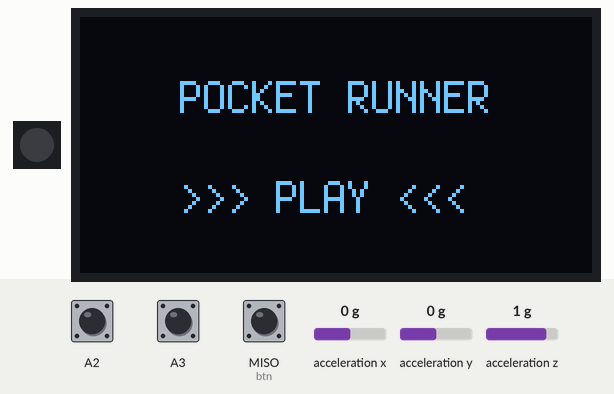
Bench run of a program on a simulated CircuitPython board. On the bench: 1 RGB LEDs in strip order, left to right, 128×64 one-colour display. The test bench sets the inputs (shaded band); at power-on: MISO (btn) HIGH, acceleration x 0 g, A2 HIGH, A3 HIGH, acceleration y 0 g, acceleration z 1 g. Dim RGB values are drawn brighter than linear; random numbers come from a fixed seed; what the program prints to the serial console is not drawn.

Above: at 2.3 s.
2.4 s: MISO (btn) pulled LOW for 1 s
At 2.8 s:
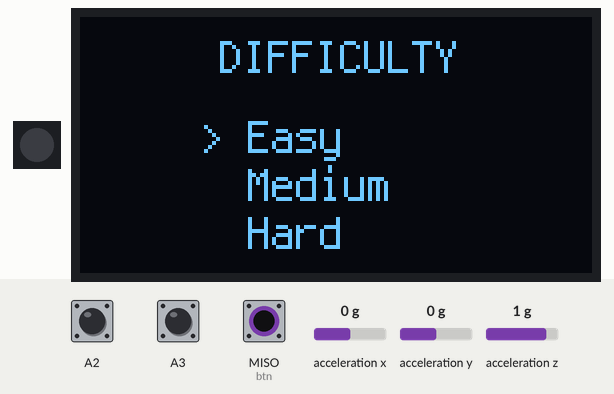
At 3.3 s:
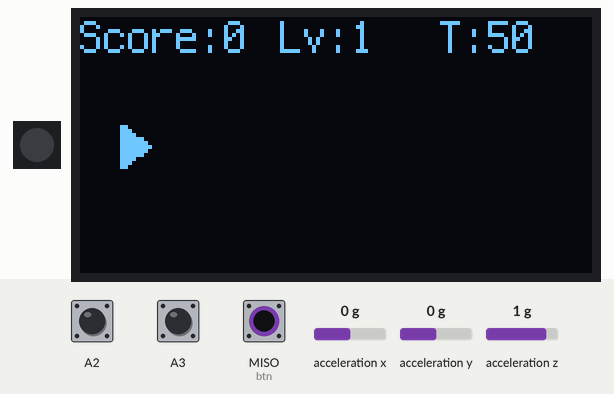
4.0 s: acceleration x set to -1.4 g
At 8.28 s:
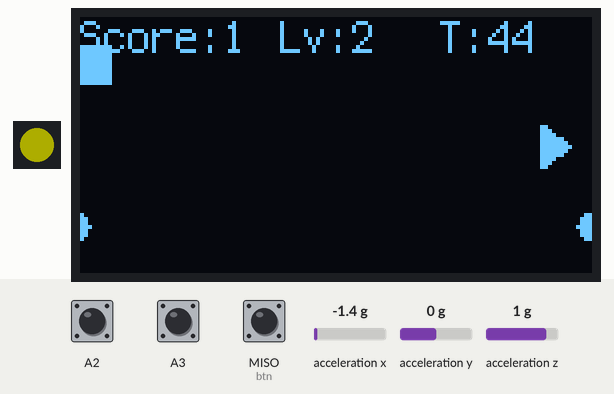
Timing chart, 0 to 10.0 s (numbered marks = the images above; inputs shaded):
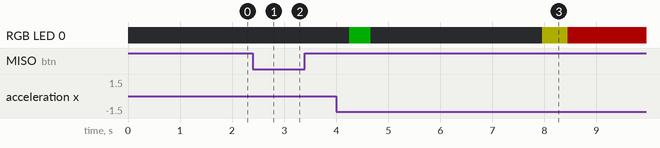

The program:

code.py
```python
import time
import board
import busio
import displayio
import terminalio
import digitalio
import neopixel
import adafruit_adxl34x
from adafruit_display_text import label
import i2cdisplaybus
import adafruit_displayio_ssd1306
import vectorio
import random
import microcontroller

from rotary_encoder import RotaryEncoder

print("Starting Pocket Runner Final V9 (High Score)...")

displayio.release_displays()

#  Initialize OLED Display
try:
    i2c = busio.I2C(board.SCL, board.SDA)
except Exception as e:
    print("I2C Error:", e)

try:
    display_bus = i2cdisplaybus.I2CDisplayBus(i2c, device_address=0x3C)
    WIDTH = 128
    HEIGHT = 64
    display = adafruit_displayio_ssd1306.SSD1306(display_bus, width=WIDTH, height=HEIGHT)
except Exception as e:
    print("OLED Error:", e)

#  Initialize Accelerometer (ADXL345)
try:
    accel = adafruit_adxl34x.ADXL345(i2c)
except Exception as e:
    print("ADXL Error:", e)

#  Initialize Rotary Encoder
encoder = RotaryEncoder(board.A2, board.A3, debounce_ms=3, pulses_per_detent=3)
last_encoder_pos = 0

#  Initialize Button
btn = digitalio.DigitalInOut(board.MISO)
btn.direction = digitalio.Direction.INPUT
btn.pull = digitalio.Pull.UP

#  Initialize NeoPixel for status LED
pixel = neopixel.NeoPixel(board.MOSI, 1)
pixel.brightness = 0.2
pixel.fill((0, 0, 0))

# Common Colors
WHITE = 0xFFFFFF
RED = (255, 0, 0)
GREEN = (0, 255, 0)
BLUE = (0, 0, 255)
YELLOW = (255, 255, 0)
PURPLE = (180, 0, 255)
OFF = (0, 0, 0)

# ===========================================================
# Boot Animation
# ===========================================================
def play_boot_animation():
    """
    Draws a simple boot-up animation:
    - Shows text "SYSTEM BOOT..."
    - Draws a small runner sliding across the screen
    """
    boot_group = displayio.Group()
    loading_text = label.Label(terminalio.FONT, text="SYSTEM BOOT...", color=WHITE, x=25, y=20)
    boot_group.append(loading_text)

    # Create the runner graphic
    runner_group = displayio.Group()
    palette = displayio.Palette(1)
    palette[0] = WHITE
    # Head (Circle)
    head = vectorio.Circle(pixel_shader=palette, radius=3, x=0, y=0)
    # Body (Triangle)
    body_points = [(-3, 3), (3, 3), (0, 10)]
    body = vectorio.Polygon(pixel_shader=palette, points=body_points, x=0, y=0)
    runner_group.append(head)
    runner_group.append(body)

    # Initial position
    runner_group.x = -10
    runner_group.y = 45
    boot_group.append(runner_group)

    # Show on screen
    display.root_group = boot_group

    # Animate movement
    for x in range(-10, 138, 4):
        runner_group.x = x
        # Small bounce effect
        if (x // 4) % 2 == 0: runner_group.y = 42
        else: runner_group.y = 45
        time.sleep(0.03)

# Play the animation once at startup
play_boot_animation()

# =========================================
# High Score Handler (stored in microcontroller.nvm)
# =========================================
class HighScoreHandler:
    """
    Handles reading and writing high scores to the microcontroller's
    Non-Volatile Memory (NVM) so scores persist after power off.
    """
    def __init__(self):
        # 5 bytes per entry, 2 score + 3 name, 3 entries allowed
        self.entry_size = 5       # bytes per high-score entry
        self.total_entries = 3    # 3 stored scores

        # Check if NVM is empty (0xFF), if so, reset to defaults
        if microcontroller.nvm[0] == 255: self.reset_nvm()

    def reset_nvm(self):
        """Resets NVM to default values (Score: 0, Name: AAA)"""
        default_data = []
        for _ in range(self.total_entries):
            # 0, 0 = Score 0; 65 = 'A'
            default_data.extend([0, 0, ord('A'), ord('A'), ord('A')])
        for i in range(len(default_data)):
            microcontroller.nvm[i] = default_data[i]

    def get_scores(self):
        """Reads scores from NVM and returns a list of dictionaries."""
        scores = []
        for i in range(self.total_entries):
            start = i * self.entry_size
            # Reconstruct 16-bit score from 2 bytes
            score = (microcontroller.nvm[start] << 8) | microcontroller.nvm[start+1]
            # Reconstruct name from 3 bytes
            name = ""
            for j in range(3): name += chr(microcontroller.nvm[start + 2 + j])
            scores.append({'score': score, 'name': name})
        return scores

    def is_high_score(self, new_score):
        """Checks if the new score is higher than the lowest saved score."""
        scores = self.get_scores()
        return new_score > scores[-1]['score']

    def save_score(self, new_score, new_name):
        """Saves a new high score, sorts the list, and writes back to NVM."""
        scores = self.get_scores()
        scores.append({'score': new_score, 'name': new_name})
        # Sort by score descending
        scores.sort(key=lambda x: x['score'], reverse=True)
        # Keep only top 3
        scores = scores[:3]
        # Write to memory
        for i, entry in enumerate(scores):
            start = i * self.entry_size
            microcontroller.nvm[start] = (entry['score'] >> 8) & 0xFF # High byte
            microcontroller.nvm[start+1] = entry['score'] & 0xFF # Low byte
            for j in range(3): microcontroller.nvm[start + 2 + j] = ord(entry['name'][j])

# =========================================
# 2. Sensor Logic (Filtering)
# =========================================
class MotionSensor:
    def __init__(self, sensor):
        self.sensor = sensor
        self.alpha = 0.1        # Smoothing factor for filter

    def update(self):
        """Returns the raw X, Y, Z acceleration values."""
        if self.sensor is None: return 0, 0, 9.8
        try:
            x, y, z = self.sensor.acceleration
            return x, y, z
        except Exception:
            return 0, 0, 9.8

    def check_double_tap(self):
        if self.sensor is None: return False
        return self.sensor.events["tap"]

# =========================================
# 3. Game Logic Class
# =========================================
class PocketRunner:
    def __init__(self):
        # Y-coordinates for the 3 lanes
        self.lane_coords = [12, 32, 52]
        self.current_lane_index = 1

        # Game State Variables
        self.score = 0
        self.level = 1
        self.speed = 3
        self.difficulty = "Easy"

        # Obstacle Spawning Rhythm
        self.spawn_timer = 0
        self.min_spawn_gap = 20
        self.max_spawn_gap = 40
        self.spawn_rate = 0

        # Player Position
        self.player_x = 10.0

        # Time Management
        self.level_duration = 5
        self.level_start_time = 0
        self.time_left = 5
        self.game_start_time = 0 # Global start time

        # LED Timers
        self.coin_flash_timer = 0
        self.level_flash_timer = 0
        self.coins_spawned_this_level = 0

        # Entities
        self.obstacles = []
        self.coins = []

        # Graphics Group
        self.game_group = displayio.Group()

        # Create Player (Triangle Shape)
        palette = displayio.Palette(1)
        palette[0] = WHITE
        triangle_points = [(0, 0), (0, 12), (8, 6)]  # Narrow triangle
        self.player_shape = vectorio.Polygon(pixel_shader=palette, points=triangle_points, x=0, y=0)

        self.update_player_pos()
        self.game_group.append(self.player_shape)

        # UI Labels (Score, Level, Time)
        self.score_label = label.Label(terminalio.FONT, text="Score:0", color=WHITE, x=0, y=5)
        self.level_label = label.Label(terminalio.FONT, text="Lv:1", color=WHITE, x=50, y=5)
        self.time_label = label.Label(terminalio.FONT, text="T:50", color=WHITE, x=90, y=5)

        self.game_group.append(self.score_label)
        self.game_group.append(self.level_label)
        self.game_group.append(self.time_label)

    def set_difficulty(self, mode):
        """Sets parameters based on selected difficulty."""
        self.difficulty = mode
        if mode == "Easy":
            self.speed = 2
            self.min_spawn_gap = 40
            self.max_spawn_gap = 70
        elif mode == "Medium":
            self.speed = 3
            self.min_spawn_gap = 25
            self.max_spawn_gap = 50
        elif mode == "Hard":
            self.speed = 5
            self.min_spawn_gap = 15
            self.max_spawn_gap = 30

    def spawn_entity(self):
        """Handles spawning of Obstacles and Coins."""
        # Rhythm check
        if self.spawn_timer > 0:
            self.spawn_timer -= 1
            return

        # Prevent clogging, don't spawn if too many obstacles on right side
        recent_obstacles_count = 0
        for obs in self.obstacles:
            if obs["x"] > 100: recent_obstacles_count += 1
        if recent_obstacles_count >= 2:
            self.spawn_timer = 5
            return

        # 1. ALWAYS spawn an Obstacle
        obs_lane_idx = random.randint(0, 2)
        obs_y = self.lane_coords[obs_lane_idx]
        palette = displayio.Palette(1)
        palette[0] = WHITE

        shape = vectorio.Rectangle(pixel_shader=palette, width=10, height=10, x=130, y=obs_y-5)
        self.obstacles.append({"shape": shape, "x": 130, "y": obs_y})
        self.game_group.append(shape)

        # 2. Try to spawn a Coin: max 2 per 5-sec interval
        if self.coins_spawned_this_level < 2:
            # Find a lane that is NOT occupied by the obstacle
            available_lanes = [0, 1, 2]
            available_lanes.remove(obs_lane_idx)

            coin_lane_idx = random.choice(available_lanes)
            coin_y = self.lane_coords[coin_lane_idx]

            c_shape = vectorio.Circle(pixel_shader=palette, radius=4, x=130, y=coin_y)
            self.coins.append({"shape": c_shape, "x": 130, "y": coin_y})
            self.game_group.append(c_shape)

            self.coins_spawned_this_level += 1 # Increment counter
        # Reset timer for next spawn
        self.spawn_timer = random.randint(self.min_spawn_gap, self.max_spawn_gap)

    def reset_game(self):
        """Resets all game variables for a new session."""
        self.score = 0
        self.level = 1
        self.player_x = 10.0
        self.obstacles.clear()
        self.coins.clear()
        # Remove entities from display group, keep UI
        while len(self.game_group) > 4: self.game_group.pop()
        self.set_difficulty(self.difficulty)
        self.current_lane_index = 1
        self.update_player_pos()
        # Record global start time
        self.game_start_time = time.monotonic()


    def update_player_pos(self):
        """Updates player visual position."""
        # Constrain X position
        if self.player_x < 0: self.player_x = 0
        if self.player_x > 115: self.player_x = 115
        self.player_shape.x = int(self.player_x)
        self.player_shape.y = self.lane_coords[self.current_lane_index] - 6

    def check_collision(self):
        """Checks collisions between Player and Obstacles/Coins."""
        player_x = self.player_shape.x + 4
        player_y = self.player_shape.y + 6

        # Check Coins
        for coin in self.coins[:]:
            if abs(coin["x"] - player_x) < 15 and abs(coin["y"] - player_y) < 10:
                self.coins.remove(coin)
                self.game_group.remove(coin["shape"])
                self.score += 1
                self.coin_flash_timer = 10    # Trigger Green LED
        # Check Obstacles
        for obs in self.obstacles[:]:
            if abs(obs["x"] - player_x) < 12 and abs(obs["y"] - player_y) < 10:
                return True     # Collision detected
        return False


# Screen Drawing Helpers
    def draw_title_screen(self):
        group = displayio.Group()
        title = label.Label(terminalio.FONT, text="POCKET RUNNER", scale=1, x=25, y=20, color=WHITE)
        sub = label.Label(terminalio.FONT, text=">>> PLAY <<<", x=25, y=45, color=WHITE)
        group.append(title)
        group.append(sub)
        display.root_group = group

    def draw_menu(self, idx):
        group = displayio.Group()
        title = label.Label(terminalio.FONT, text="DIFFICULTY", scale=1, x=35, y=10, color=WHITE)
        group.append(title)
        opts = ["Easy", "Medium", "Hard"]
        for i, opt in enumerate(opts):
            prefix = "> " if i == idx else "  "
            lbl = label.Label(terminalio.FONT, text=prefix + opt, x=30, y=30 + (i*12), color=WHITE)
            group.append(lbl)
        display.root_group = group

    def draw_end_screen(self, title_text, color):
        group = displayio.Group()
        pixel.fill(color)
        t = label.Label(terminalio.FONT, text=title_text, scale=2, x=10, y=20, color=WHITE)
        s = label.Label(terminalio.FONT, text=f"Score: {self.score}", x=45, y=45, color=WHITE)
        r = label.Label(terminalio.FONT, text="CONTINUE", x=45, y=58, color=WHITE)
        group.append(t)
        group.append(s)
        group.append(r)
        display.root_group = group

    def draw_input_screen(self, char_index, current_chars):
        group = displayio.Group()
        title = label.Label(terminalio.FONT, text="NEW HIGH SCORE!", color=WHITE, x=20, y=10)
        display_text = ""
        for i in range(3):
            if i == char_index: display_text += f"[{current_chars[i]}] "
            else: display_text += f" {current_chars[i]}  "
        chars_lbl = label.Label(terminalio.FONT, text=display_text, scale=1, x=25, y=35, color=WHITE)
        group.append(title)
        group.append(chars_lbl)
        display.root_group = group

    def draw_highscore_board(self, scores_list):
        group = displayio.Group()
        title = label.Label(terminalio.FONT, text="TOP SCORES", scale=1, x=35, y=5, color=WHITE)
        group.append(title)
        for i, entry in enumerate(scores_list):
            y_pos = 20 + (i * 15)
            text = f"{i+1}. {entry['name']}   {entry['score']}"
            lbl = label.Label(terminalio.FONT, text=text, x=20, y=y_pos, color=WHITE)
            group.append(lbl)
        display.root_group = group

# =========================================
# 4. Main Loop
# =========================================

game = PocketRunner()
motion = MotionSensor(accel)
hs_handler = HighScoreHandler()

state = "TITLE"
diff_options = ["Easy", "Medium", "Hard"]
diff_idx = 0
last_pos = 0

input_chars = ['A', 'A', 'A']
char_idx = 0
alphabet = "ABCDEFGHIJKLMNOPQRSTUVWXYZ"
alpha_idx = 0

print("Loop Starting...")
game.draw_title_screen()

while True:
    # Update sensors
    encoder_changed = encoder.update()
    current_pos = encoder.position
    acc_x, acc_y, acc_z = motion.update()

    # ---------------- TITLE ----------------
    if state == "TITLE":
        pixel.fill(OFF)
        if not btn.value:      # Button pressed
            state = "MENU"
            game.draw_menu(diff_idx)
            time.sleep(0.5)

    # ---------------- MENU STATE ----------------
    elif state == "MENU":
        pixel.fill(OFF)
        # Handle Rotary Encoder selection
        if encoder_changed:
            if current_pos > last_pos: diff_idx = (diff_idx + 1) % 3
            elif current_pos < last_pos: diff_idx = (diff_idx - 1) % 3
            last_pos = current_pos
            game.draw_menu(diff_idx)

        # Confirm selection
        if not btn.value:
            game.set_difficulty(diff_options[diff_idx])
            game.reset_game()
            display.root_group = game.game_group
            state = "PLAY"
            time.sleep(0.5)

    # ---------------- PLAY STATE ----------------
    elif state == "PLAY":
        # 1. Tilt Y-Axis -> Lane Selection
        if acc_y < -3.0:
            game.current_lane_index = 0
        elif acc_y > 3.0:
            game.current_lane_index = 2
        else:
            game.current_lane_index = 1

        # 2. Tilt X-Axis -> Left/Right Movement (With Deadzone)
        if abs(acc_x) > 3.0:
            game.player_x -= acc_x * 1.0    # Sensitivity

        # 3. Global Time Calculation (Total 50s)
        total_elapsed = time.monotonic() - game.game_start_time
        game.time_left = int(50 - total_elapsed)

        # 4. Auto Level Up (Every 5 seconds)
        current_stage = int(total_elapsed // 5) + 1

        if current_stage > game.level:
            game.level = current_stage
            game.coins_spawned_this_level = 0 # Reset coin limit for new level

            # Debug info
            print(f"Level Up! {game.level} Gap: {game.min_spawn_gap}")

            # Make obstacles denser
            if game.min_spawn_gap > 10: game.min_spawn_gap -= 2
            if game.max_spawn_gap > 15: game.max_spawn_gap -= 4

            # Trigger Yellow LED for level up
            game.level_flash_timer = 20

            # Win Condition
            if game.level > 10: state = "WIN"

        # LED Logic - Green for Coin > Yellow for Level Up > Off
        if game.coin_flash_timer > 0:
            pixel.fill(GREEN)
            game.coin_flash_timer -= 1
        elif game.level_flash_timer > 0:
            pixel.fill(YELLOW)
            game.level_flash_timer -= 1
        else:
            pixel.fill(OFF)

        # 5. Update Game Entities
        game.update_player_pos()
        game.spawn_entity()

        # Move objects to the left
        for entity in game.obstacles + game.coins:
            entity["x"] -= game.speed
            entity["shape"].x = int(entity["x"])

            # Remove objects that go off-screen
            if entity["x"] < -10:
                if entity in game.obstacles:
                    game.obstacles.remove(entity)
                    game.game_group.remove(entity["shape"])
                elif entity in game.coins:
                    game.coins.remove(entity)
                    game.game_group.remove(entity["shape"])

        # Check Collision
        if game.check_collision(): state = "GAMEOVER"

        # Check Win by Time
        if game.time_left <= 0: state = "WIN"

        # Update UI Text
        game.score_label.text = f"Score:{game.score}"
        game.level_label.text = f"Lv:{game.level}"
        game.time_label.text  = f"T:{game.time_left}"

        # Frame delay
        time.sleep(0.04)


    # ---------------- GAME OVER / WIN ----------------
    elif state == "GAMEOVER" or state == "WIN":
        if state == "GAMEOVER": game.draw_end_screen("GAME OVER", RED)
        else: game.draw_end_screen("YOU WIN!", PURPLE)

        if not btn.value:
            pixel.fill(OFF)
            time.sleep(0.5)
            # Check High Score
            if hs_handler.is_high_score(game.score):
                state = "INPUT_NAME"
                input_chars = ['A', 'A', 'A']
                char_idx = 0
                alpha_idx = 0
                game.draw_input_screen(char_idx, input_chars)
            else:
                state = "SHOW_HIGHSCORE"
                scores = hs_handler.get_scores()
                game.draw_highscore_board(scores)

    # ---------------- INPUT HIGH SCORE NAME ----------------
    elif state == "INPUT_NAME":
        # Select Character using Encoder
        if encoder_changed:
            if current_pos > last_pos: alpha_idx = (alpha_idx + 1) % 26
            elif current_pos < last_pos: alpha_idx = (alpha_idx - 1) % 26
            last_pos = current_pos
            input_chars[char_idx] = alphabet[alpha_idx]
            game.draw_input_screen(char_idx, input_chars)

        # Confirm Character using Button
        if not btn.value:
            char_idx += 1
            time.sleep(0.3)
            if char_idx < 3:
                alpha_idx = 0
                game.draw_input_screen(char_idx, input_chars)
            else:
                # Save and show board
                final_name = "".join(input_chars)
                hs_handler.save_score(game.score, final_name)
                state = "SHOW_HIGHSCORE"
                scores = hs_handler.get_scores()
                game.draw_highscore_board(scores)

    # ---------------- SHOW HIGH SCORE BOARD ----------------
    elif state == "SHOW_HIGHSCORE":
        if not btn.value:
            state = "TITLE"
            game.draw_title_screen()
            time.sleep(0.5)
```

Source omitted: rotary_encoder.py (3421 bytes)

Measured:
- after the input at 2.4 s, the display: changes at once (image 1)
- what the display in image 1 shows lasts 0.5 s, from 2.4 s to 2.9 s
